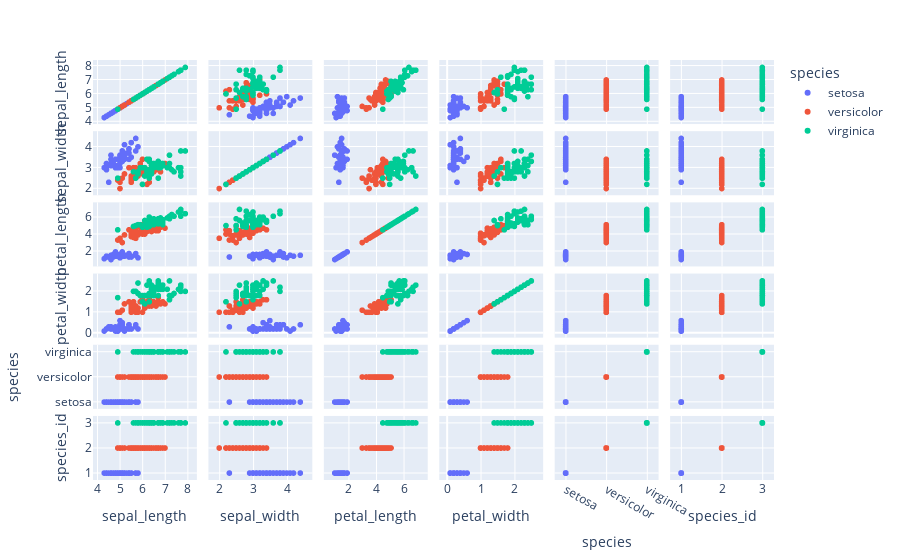

Notebook cell for this chart:
### Code cell
df= px.data.iris()
fig= px.scatter_matrix(df,color='species')
fig.show()

### Figure 1 — Plotly figure (JSON) as saved in the notebook; plotly's stock layout.template omitted (floating-point values rounded to 4 significant figures)
{"data": [{"dimensions": [{"axis": {"matches": true}, "label": "sepal_length", "values": [5.1, 4.9, 4.7, 4.6, 5, 5.4, 4.6, 5, 4.4, 4.9, 5.4, 4.8, 4.8, 4.3, 5.8, 5.7, 5.4, 5.1, 5.7, 5.1, 5.4, 5.1, 4.6, 5.1, 4.8, 5, 5, 5.2, 5.2, 4.7, 4.8, 5.4, 5.2, 5.5, 4.9, 5, 5.5, 4.9, 4.4, 5.1, 5, 4.5, 4.4, 5, 5.1, 4.8, 5.1, 4.6, 5.3, 5]}, {"axis": {"matches": true}, "label": "sepal_width", "values": [3.5, 3, 3.2, 3.1, 3.6, 3.9, 3.4, 3.4, 2.9, 3.1, 3.7, 3.4, 3, 3, 4, 4.4, 3.9, 3.5, 3.8, 3.8, 3.4, 3.7, 3.6, 3.3, 3.4, 3, 3.4, 3.5, 3.4, 3.2, 3.1, 3.4, 4.1, 4.2, 3.1, 3.2, 3.5, 3.1, 3, 3.4, 3.5, 2.3, 3.2, 3.5, 3.8, 3, 3.8, 3.2, 3.7, 3.3]}, {"axis": {"matches": true}, "label": "petal_length", "values": [1.4, 1.4, 1.3, 1.5, 1.4, 1.7, 1.4, 1.5, 1.4, 1.5, 1.5, 1.6, 1.4, 1.1, 1.2, 1.5, 1.3, 1.4, 1.7, 1.5, 1.7, 1.5, 1, 1.7, 1.9, 1.6, 1.6, 1.5, 1.4, 1.6, 1.6, 1.5, 1.5, 1.4, 1.5, 1.2, 1.3, 1.5, 1.3, 1.5, 1.3, 1.3, 1.3, 1.6, 1.9, 1.4, 1.6, 1.4, 1.5, 1.4]}, {"axis": {"matches": true}, "label": "petal_width", "values": [0.2, 0.2, 0.2, 0.2, 0.2, 0.4, 0.3, 0.2, 0.2, 0.1, 0.2, 0.2, 0.1, 0.1, 0.2, 0.4, 0.4, 0.3, 0.3, 0.3, 0.2, 0.4, 0.2, 0.5, 0.2, 0.2, 0.4, 0.2, 0.2, 0.2, 0.2, 0.4, 0.1, 0.2, 0.1, 0.2, 0.2, 0.1, 0.2, 0.2, 0.3, 0.3, 0.2, 0.6, 0.4, 0.3, 0.2, 0.2, 0.2, 0.2]}, {"axis": {"matches": true}, "label": "species", "values": ["setosa", "setosa", "setosa", "setosa", "setosa", "setosa", "setosa", "setosa", "setosa", "setosa", "setosa", "setosa", "setosa", "setosa", "setosa", "setosa", "setosa", "setosa", "setosa", "setosa", "setosa", "setosa", "setosa", "setosa", "setosa", "setosa", "setosa", "setosa", "setosa", "setosa", "setosa", "setosa", "setosa", "setosa", "setosa", "setosa", "setosa", "setosa", "setosa", "setosa", "setosa", "setosa", "setosa", "setosa", "setosa", "setosa", "setosa", "setosa", "setosa", "setosa"]}, {"axis": {"matches": true}, "label": "species_id", "values": [1, 1, 1, 1, 1, 1, 1, 1, 1, 1, 1, 1, 1, 1, 1, 1, 1, 1, 1, 1, 1, 1, 1, 1, 1, 1, 1, 1, 1, 1, 1, 1, 1, 1, 1, 1, 1, 1, 1, 1, 1, 1, 1, 1, 1, 1, 1, 1, 1, 1]}], "hovertemplate": "species=setosa<br>%{xaxis.title.text}=%{x}<br>%{yaxis.title.text}=%{y}<extra></extra>", "legendgroup": "setosa", "marker": {"color": "#636efa", "symbol": "circle"}, "name": "setosa", "showlegend": true, "type": "splom"}, {"dimensions": [{"axis": {"matches": true}, "label": "sepal_length", "values": [7, 6.4, 6.9, 5.5, 6.5, 5.7, 6.3, 4.9, 6.6, 5.2, 5, 5.9, 6, 6.1, 5.6, 6.7, 5.6, 5.8, 6.2, 5.6, 5.9, 6.1, 6.3, 6.1, 6.4, 6.6, 6.8, 6.7, 6, 5.7, 5.5, 5.5, 5.8, 6, 5.4, 6, 6.7, 6.3, 5.6, 5.5, 5.5, 6.1, 5.8, 5, 5.6, 5.7, 5.7, 6.2, 5.1, 5.7]}, {"axis": {"matches": true}, "label": "sepal_width", "values": [3.2, 3.2, 3.1, 2.3, 2.8, 2.8, 3.3, 2.4, 2.9, 2.7, 2, 3, 2.2, 2.9, 2.9, 3.1, 3, 2.7, 2.2, 2.5, 3.2, 2.8, 2.5, 2.8, 2.9, 3, 2.8, 3, 2.9, 2.6, 2.4, 2.4, 2.7, 2.7, 3, 3.4, 3.1, 2.3, 3, 2.5, 2.6, 3, 2.6, 2.3, 2.7, 3, 2.9, 2.9, 2.5, 2.8]}, {"axis": {"matches": true}, "label": "petal_length", "values": [4.7, 4.5, 4.9, 4, 4.6, 4.5, 4.7, 3.3, 4.6, 3.9, 3.5, 4.2, 4, 4.7, 3.6, 4.4, 4.5, 4.1, 4.5, 3.9, 4.8, 4, 4.9, 4.7, 4.3, 4.4, 4.8, 5, 4.5, 3.5, 3.8, 3.7, 3.9, 5.1, 4.5, 4.5, 4.7, 4.4, 4.1, 4, 4.4, 4.6, 4, 3.3, 4.2, 4.2, 4.2, 4.3, 3, 4.1]}, {"axis": {"matches": true}, "label": "petal_width", "values": [1.4, 1.5, 1.5, 1.3, 1.5, 1.3, 1.6, 1, 1.3, 1.4, 1, 1.5, 1, 1.4, 1.3, 1.4, 1.5, 1, 1.5, 1.1, 1.8, 1.3, 1.5, 1.2, 1.3, 1.4, 1.4, 1.7, 1.5, 1, 1.1, 1, 1.2, 1.6, 1.5, 1.6, 1.5, 1.3, 1.3, 1.3, 1.2, 1.4, 1.2, 1, 1.3, 1.2, 1.3, 1.3, 1.1, 1.3]}, {"axis": {"matches": true}, "label": "species", "values": ["versicolor", "versicolor", "versicolor", "versicolor", "versicolor", "versicolor", "versicolor", "versicolor", "versicolor", "versicolor", "versicolor", "versicolor", "versicolor", "versicolor", "versicolor", "versicolor", "versicolor", "versicolor", "versicolor", "versicolor", "versicolor", "versicolor", "versicolor", "versicolor", "versicolor", "versicolor", "versicolor", "versicolor", "versicolor", "versicolor", "versicolor", "versicolor", "versicolor", "versicolor", "versicolor", "versicolor", "versicolor", "versicolor", "versicolor", "versicolor", "versicolor", "versicolor", "versicolor", "versicolor", "versicolor", "versicolor", "versicolor", "versicolor", "versicolor", "versicolor"]}, {"axis": {"matches": true}, "label": "species_id", "values": [2, 2, 2, 2, 2, 2, 2, 2, 2, 2, 2, 2, 2, 2, 2, 2, 2, 2, 2, 2, 2, 2, 2, 2, 2, 2, 2, 2, 2, 2, 2, 2, 2, 2, 2, 2, 2, 2, 2, 2, 2, 2, 2, 2, 2, 2, 2, 2, 2, 2]}], "hovertemplate": "species=versicolor<br>%{xaxis.title.text}=%{x}<br>%{yaxis.title.text}=%{y}<extra></extra>", "legendgroup": "versicolor", "marker": {"color": "#EF553B", "symbol": "circle"}, "name": "versicolor", "showlegend": true, "type": "splom"}, {"dimensions": [{"axis": {"matches": true}, "label": "sepal_length", "values": [6.3, 5.8, 7.1, 6.3, 6.5, 7.6, 4.9, 7.3, 6.7, 7.2, 6.5, 6.4, 6.8, 5.7, 5.8, 6.4, 6.5, 7.7, 7.7, 6, 6.9, 5.6, 7.7, 6.3, 6.7, 7.2, 6.2, 6.1, 6.4, 7.2, 7.4, 7.9, 6.4, 6.3, 6.1, 7.7, 6.3, 6.4, 6, 6.9, 6.7, 6.9, 5.8, 6.8, 6.7, 6.7, 6.3, 6.5, 6.2, 5.9]}, {"axis": {"matches": true}, "label": "sepal_width", "values": [3.3, 2.7, 3, 2.9, 3, 3, 2.5, 2.9, 2.5, 3.6, 3.2, 2.7, 3, 2.5, 2.8, 3.2, 3, 3.8, 2.6, 2.2, 3.2, 2.8, 2.8, 2.7, 3.3, 3.2, 2.8, 3, 2.8, 3, 2.8, 3.8, 2.8, 2.8, 2.6, 3, 3.4, 3.1, 3, 3.1, 3.1, 3.1, 2.7, 3.2, 3.3, 3, 2.5, 3, 3.4, 3]}, {"axis": {"matches": true}, "label": "petal_length", "values": [6, 5.1, 5.9, 5.6, 5.8, 6.6, 4.5, 6.3, 5.8, 6.1, 5.1, 5.3, 5.5, 5, 5.1, 5.3, 5.5, 6.7, 6.9, 5, 5.7, 4.9, 6.7, 4.9, 5.7, 6, 4.8, 4.9, 5.6, 5.8, 6.1, 6.4, 5.6, 5.1, 5.6, 6.1, 5.6, 5.5, 4.8, 5.4, 5.6, 5.1, 5.1, 5.9, 5.7, 5.2, 5, 5.2, 5.4, 5.1]}, {"axis": {"matches": true}, "label": "petal_width", "values": [2.5, 1.9, 2.1, 1.8, 2.2, 2.1, 1.7, 1.8, 1.8, 2.5, 2, 1.9, 2.1, 2, 2.4, 2.3, 1.8, 2.2, 2.3, 1.5, 2.3, 2, 2, 1.8, 2.1, 1.8, 1.8, 1.8, 2.1, 1.6, 1.9, 2, 2.2, 1.5, 1.4, 2.3, 2.4, 1.8, 1.8, 2.1, 2.4, 2.3, 1.9, 2.3, 2.5, 2.3, 1.9, 2, 2.3, 1.8]}, {"axis": {"matches": true}, "label": "species", "values": ["virginica", "virginica", "virginica", "virginica", "virginica", "virginica", "virginica", "virginica", "virginica", "virginica", "virginica", "virginica", "virginica", "virginica", "virginica", "virginica", "virginica", "virginica", "virginica", "virginica", "virginica", "virginica", "virginica", "virginica", "virginica", "virginica", "virginica", "virginica", "virginica", "virginica", "virginica", "virginica", "virginica", "virginica", "virginica", "virginica", "virginica", "virginica", "virginica", "virginica", "virginica", "virginica", "virginica", "virginica", "virginica", "virginica", "virginica", "virginica", "virginica", "virginica"]}, {"axis": {"matches": true}, "label": "species_id", "values": [3, 3, 3, 3, 3, 3, 3, 3, 3, 3, 3, 3, 3, 3, 3, 3, 3, 3, 3, 3, 3, 3, 3, 3, 3, 3, 3, 3, 3, 3, 3, 3, 3, 3, 3, 3, 3, 3, 3, 3, 3, 3, 3, 3, 3, 3, 3, 3, 3, 3]}], "hovertemplate": "species=virginica<br>%{xaxis.title.text}=%{x}<br>%{yaxis.title.text}=%{y}<extra></extra>", "legendgroup": "virginica", "marker": {"color": "#00cc96", "symbol": "circle"}, "name": "virginica", "showlegend": true, "type": "splom"}], "layout": {"dragmode": "select", "legend": {"title": {"text": "species"}, "tracegroupgap": 0}, "margin": {"t": 60}}}
